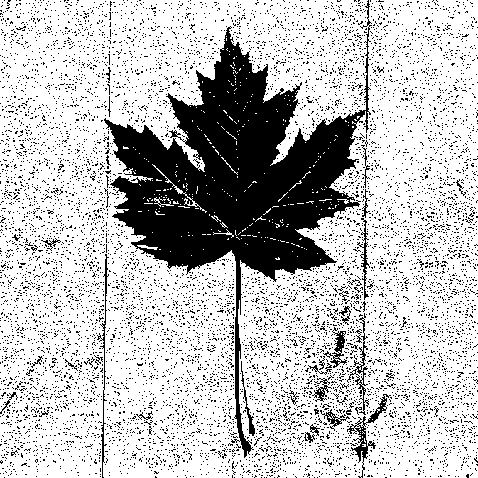
#> input picture PreProcessamento/folhasBinarias.bmp, 478 x 478 px, found by its file name
$ python histogramas.py
#> lines starting #> are read from the running program, lines starting #| are printed output that depends on the picture; after the words box and inside, x2 and y2 are one past the last pixel; in counts of white or black regions, pixels touching at a corner belong together
import cv2 as cv
import numpy as np
from matplotlib import pyplot as grafico

#Histograma de imagem preto e branco
imagem = cv.imread('./PreProcessamento/folhasBinarias.bmp', 0)
#> imagem: shape (478, 478); 75.5% white; 9284 black regions (9244 under 20 px), largest, box (x1, y1, x2, y2) and area: (104, 0, 372, 458) 34540, (347, 394, 391, 478) 570, (97, 254, 109, 478) 382
grafico.hist(imagem.ravel(), 256, [0,256]) #Parametros = Imagem que vamos trabalhar, número de elementos, escala de elementos de 0(preto) a 255(branco)
grafico.show()
#> figure, not shown here; tallest bar 172465 high, from x = 255 to 256

#Histograma de imagem cinza
imagem = cv.imread('./PreProcessamento/folhaCinza.png', 0)
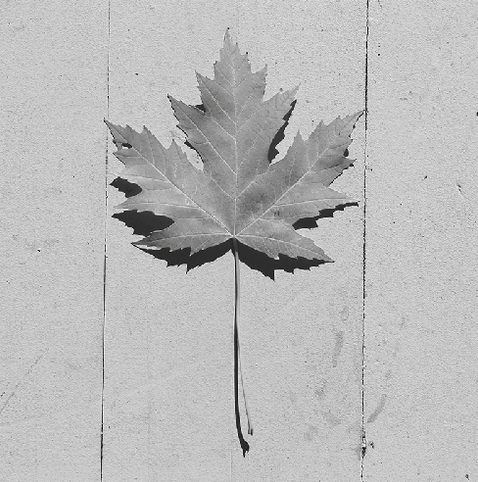
#> input picture PreProcessamento/folhaCinza.png, 478 x 482 px, found by its file name
#> imagem: shape (482, 478); min 0, max 255, mean 186.5
grafico.hist(imagem.ravel(), 256, [0,256]) #Parametros = Imagem que vamos trabalhar, número de elementos, escala de elementos de 0(preto) a 255(branco)
grafico.show()
#> figure, not shown here; tallest bar 10615 high, from x = 195 to 196

#Histogramas de imagens Coloridas
imagem = cv.imread('./PreProcessamento/folhaColorida.bmp')
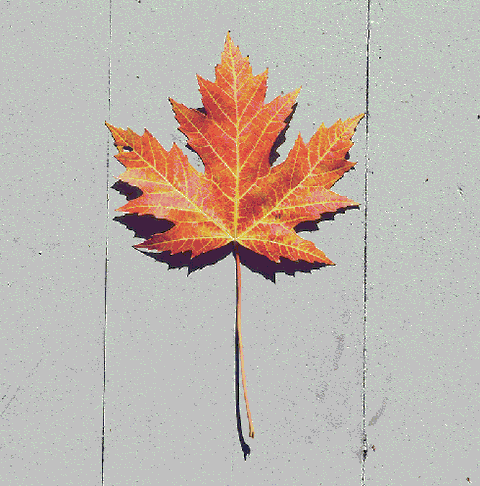
#> input picture PreProcessamento/folhaColorida.bmp, 480 x 486 px, found by its file name
#> imagem is the input picture: shape (486, 480, 3); mean B, G, R 173.6, 181.3, 190.9
azul, verde, vermelho = cv.split(imagem)
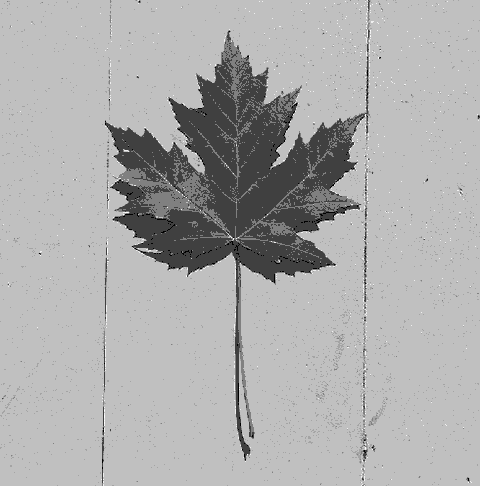
#> azul: shape (486, 480); min 0, max 255, mean 173.6
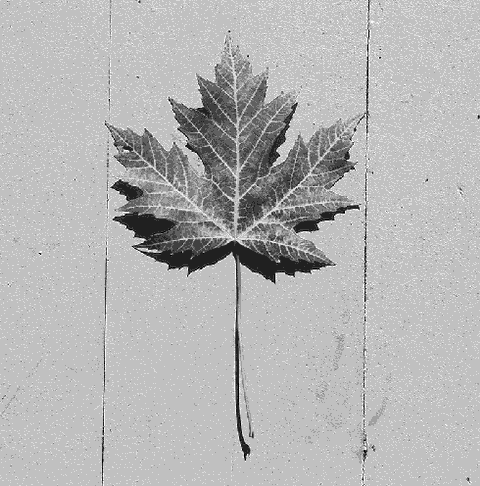
#> verde: shape (486, 480); min 0, max 255, mean 181.3
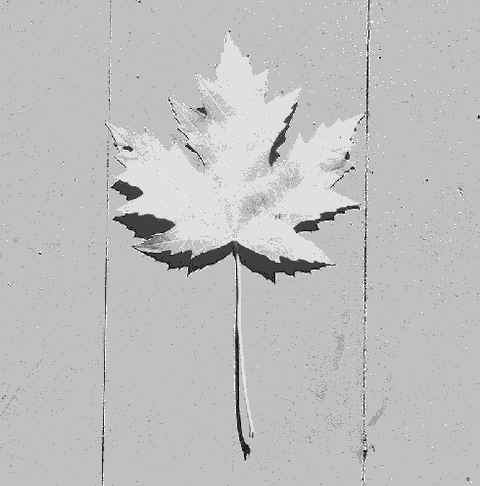
#> vermelho: shape (486, 480); min 0, max 255, mean 190.9
grafico.hist(azul.ravel(), 256, [0,256]) #Parametros = Imagem que vamos trabalhar, número de elementos, escala de elementos de 0(preto) a 255(branco)
grafico.figure()

grafico.hist(verde.ravel(), 256, [0,256])
grafico.figure()

grafico.hist(vermelho.ravel(), 256, [0, 256])
grafico.show()
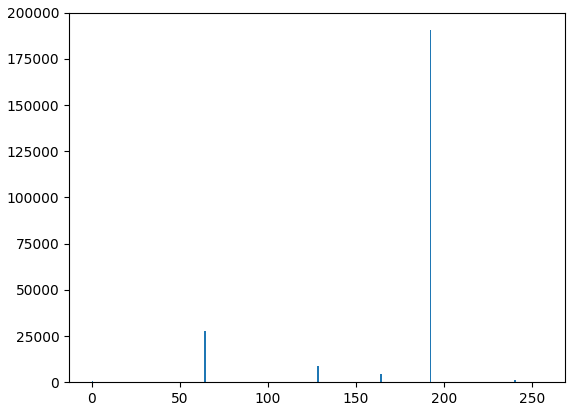
#> figure drawn by matplotlib, 1 panel; tallest bar 190477 high, from x = 192 to 193
#> figure, not shown here; tallest bar 171798 high, from x = 192 to 193
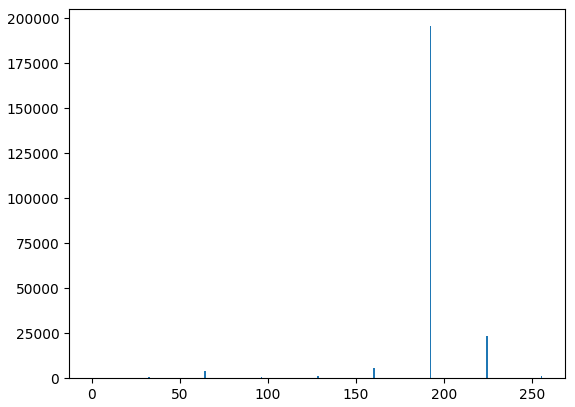
#> figure drawn by matplotlib, 1 panel; tallest bar 195536 high, from x = 192 to 193

#OBSERVAÇÃO = Imagens muito expostas a luz tendem a ter o gráfico par a direita, Já com menos luz para a esquerda
